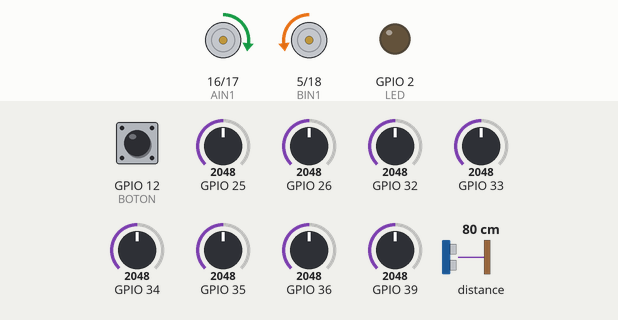
This sketch was run on a simulated ESP32. On the bench: motor-driver pin pairs drawn as motors (green arrow = first pin HIGH = forward, orange = second pin HIGH = backward, longer = more drive, scaled by the enable pin), output pins drawn as LEDs (lit = HIGH). The inputs (shaded band) are chosen by the test bench; at power-on: distance to the obstacle 80 cm, GPIO 12 (BOTON) HIGH, GPIO 25 = 2048, GPIO 26 = 2048, GPIO 32 = 2048, GPIO 33 = 2048, GPIO 34 = 2048, GPIO 35 = 2048, GPIO 36 = 2048, GPIO 39 = 2048. The echo pulse lasts 58.3 µs per cm; what the sketch prints to the serial monitor is not drawn.

Above: at 6.7 s.
6.8 s: distance to the obstacle set to 6 cm
8.3 s: distance to the obstacle set to 3 cm
At 9.3 s:
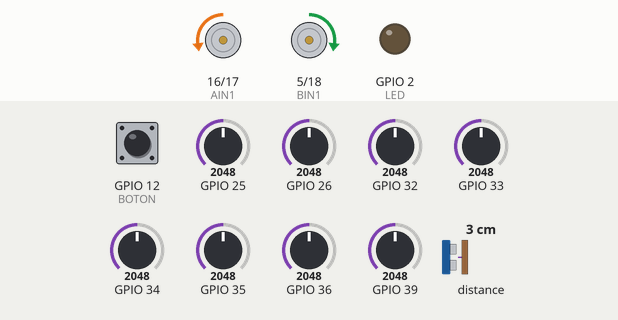
At 10.4 s:
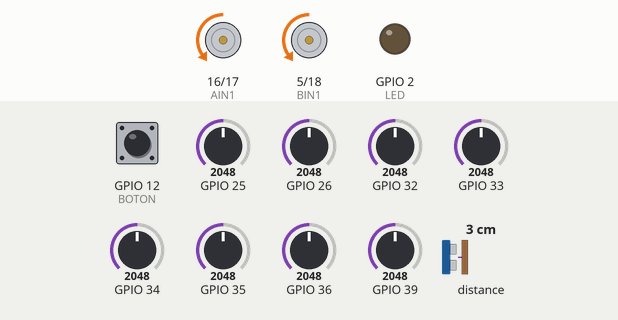
Timing chart, 0 to 20.5 s (numbered marks = the images above; inputs shaded):
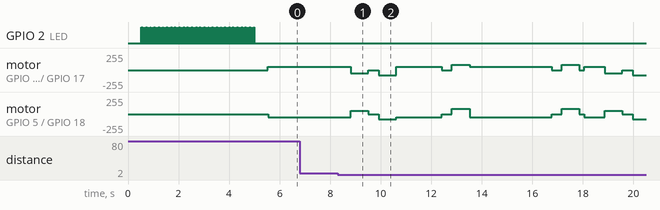

The sketch:

SigueAuto.ino
```cpp
/********************************************************************

  Por: Ccris01 (ChileCris2011) para el equipo 'Tres absoluto (|3|)'

  Auto V1.2              Espressif ESP32: V2.0.14 (3.x no funciona)

*********************************************************************/

#include "Pines.h"

#include <Wire.h>
#include <Adafruit_VL53L0X.h>
#include <QTRSensors.h>

// Frecuencia y resolución de los canales PWM (ledC)
const int frecuencia = 5000;
const int resolution = 8;

// Flags de guardado de dirección en los cuadrados
int primerCuadrado = -1;
int segundoCuadrado = -1;

// Flag para guardar el estado del cuadrado actual, o si no se está en uno
int inCuadrado = -1;

// Configura por donde se evadirá un objeto si es detectado
const int evadirHacia = 0;  // 0 Izquierda | 1 Derecha

// Declaración del sensor QTR
QTRSensors qtr;

const uint8_t SensorCount = 8;
uint16_t sensorValues[SensorCount];
int ultimaPosicion = 0;

// Variable para guardar los umbrales de cada sensor QTR
int umbral[SensorCount];

// Declaración del sensor láser (L0X)
Adafruit_VL53L0X lox = Adafruit_VL53L0X();

void setup() {
  // Inicializaión de la comunicación serial
  Serial.begin(115200);

  // Inicialización de motores y puente h
  inicializarMotores();

  // Configuración del sensor QTR
  qtr.setTypeAnalog();
  qtr.setSensorPins((const uint8_t[]){ 36, 39, 34, 35, 32, 33, 25, 26 }, SensorCount);
  qtr.setEmitterPin(27);

  // Inicialización del LED integrado
  pinMode(LED, OUTPUT);
  digitalWrite(LED, LOW);

  // Configuración del sensor láser (L0X)
  if (!lox.begin()) {
    Serial.println(F("¡Error de inicio de V53L0X! Verifica las conexiones."));
    while (1) {
      digitalWrite(LED, HIGH);
      delay(1000);
      digitalWrite(LED, LOW);  // Detiene el programa si no se puede inicializar el sensor
      delay(500);
    }
  }

  Serial.println(F("VL53L0X iniciado correctamente"));

  // Espera al botón para la calibración
  while (digitalRead(BOTON) == 0) {}
  delay(500);

  // Empieza a girar sobre su eje
  //Motor(-100, 100);

  // Calibración de los sensores QTR para seguir la línea
  for (int i = 0; i < 100; i++) {
    qtr.calibrate();
    digitalWrite(LED, HIGH);
    delay(10);
    digitalWrite(LED, LOW);
    delay(10);
  }

  // Se detiene el robot
  Motor(0, 0);

  // Configuración del umbral manual para cada sensor
  for (int i = 0; i < SensorCount; i++) {
    umbral[i] = (qtr.calibrationOn.minimum[i] + qtr.calibrationOn.maximum[i]) / 2;
  }

  while (digitalRead(BOTON) == 0) {}
  delay(500);
  // Recordar poner el robot mirando hacia atrás, ya que en la caliración quedará mirando para el otro lado y empezará automáticamente
}

void loop() {

  ///////////////////////////////// Obstáculo /////////////////////////////////

  VL53L0X_RangingMeasurementData_t measure;  // Declara la variable para almacenar los datos de la medición

  // Realiza la medición de distancia y almacena los resultados en la variable 'measure'
  lox.rangingTest(&measure, false);

  if (measure.RangeStatus != 4) {
    if (measure.RangeMilliMeter < 50) {  // Detecta un objeto (~5cm)
      Motor(-50, -50);                   // Retrocede para no golpear el objeto al girar
      delay(700);
      Motor(0, 0);
      delay(200);
      girar(evadirHacia);  // Gira hacia el lado indicado en 'evadirHacia'
      Motor(50, 50);
      delay(1800);  // Avanza
      Motor(0, 0);
      delay(200);
      girar(evadirHacia + 1);  // Gira hacia el lado contrario (No explicaré como funciona ésto. Solo funciona)
      Motor(50, 50);
      delay(3250);  // Avanza
      Motor(0, 0);
      delay(200);
      girar(evadirHacia + 1);  // Gira hacia el lado contrario (Basicamente tiene que ver con la forma en la que se maneja la función)
      while (sensorValues[3] < umbral[3] || sensorValues[4] < umbral[4]) {  // Avanza hasta detectar la línea
        qtr.read(sensorValues);
        Motor(50, 50);
      }
      Motor(0, 0);
      delay(200);
      Motor(50, 50);  // Avanza un poco para girar bien
      delay(250);
      qtr.read(sensorValues);
      while (sensorValues[4] < umbral[4]) {
        qtr.read(sensorValues);
        girar(evadirHacia);  // Gira hasta acomodarse en la línea
      }
    }
  }

  ///////////////////////////////// Giros 90 | Intersecciones /////////////////////////////////

  qtr.read(sensorValues);
  if (sensorValues[0] < umbral[0] && sensorValues[1] < umbral[1] && sensorValues[2] < umbral[2] && sensorValues[3] < umbral[3] && sensorValues[4] < umbral[4] && sensorValues[5] > umbral[5] && sensorValues[6] > umbral[6] && sensorValues[7] > umbral[7]) {
    interseccion();  // Intersección
  } else if (sensorValues[0] > umbral[0] && sensorValues[1] > umbral[1] && sensorValues[2] > umbral[2] && sensorValues[3] > umbral[3] && sensorValues[4] > umbral[4]) {
    giros(0);  // Izquierda
  } else if (sensorValues[7] > umbral[7] && sensorValues[6] > umbral[6] && sensorValues[5] > umbral[5] && sensorValues[4] > umbral[4] && sensorValues[3] > umbral[3]) {
    giros(1);  // Derecha
  }

  ///////////////////////////////// Corrección /////////////////////////////////

  // Verificar si todos los sensores están "apagados" (sin línea)
  bool sinLinea = true;
  for (uint8_t i = 0; i < SensorCount; i++) {
    if (sensorValues[i] > umbral[i]) {
      sinLinea = false;
      break;
    }
  }

  int posicion;
  if (sinLinea) {  // No hay línea
    if (ultimaPosicion > 240) {
      posicion = 255;
    } else if (ultimaPosicion < -240) {  // Trata de corregir la posición según la última lectura
      posicion = -255;
    } else {
      posicion = 0;  // línea perdida sin dirección clara
    }
  }

  ///////////////////////////////// Sigue Líneas /////////////////////////////////

  else { // Sí tenemos línea
    posicion = qtr.readLineBlack(sensorValues);
    posicion = map(posicion, 0, 7000, -1000, 1000); // Se mapea a un valor entre -255 y 255 (No se que pasa aqui)
    posicion = constrain(posicion, -255, 255);
    ultimaPosicion = posicion;
  }

  if (posicion >= -50 && posicion <= 50) {
    Motor(50, 50);
  } else if (posicion < -50 && posicion > -150) {
    Motor(0, 100);
  } else if (posicion > 50 && posicion < 150) {
    Motor(100, 0);
  } else if (posicion > 150) {  // Sigue la línea
    Motor(150, 0);
  } else if (posicion < -150) {
    Motor(0, 150);
  }
}
```

Motores.ino
```cpp
// Función inicialización de puente h

void inicializarMotores() {
  pinMode(BIN2, OUTPUT);
  pinMode(BIN1, OUTPUT);
  ledcSetup(1, frecuencia, resolution);
  ledcAttachPin(PWMB, 1);
  pinMode(AIN1, OUTPUT);
  pinMode(AIN2, OUTPUT);
  ledcSetup(0, frecuencia, resolution);
  ledcAttachPin(PWMA, 0);
}

// Función accionamiento motor izquierdo
void Motoriz(int value) {
  if (value >= 0) {
    digitalWrite(BIN1, LOW);
    digitalWrite(BIN2, HIGH);
  } else {
    digitalWrite(BIN1, HIGH);
    digitalWrite(BIN2, LOW);
    value *= -1;
  }
  ledcWrite(1, value);
}

// Función accionamiento motor derecho
void Motorde(int value) {
  if (value >= 0) {
    digitalWrite(AIN1, HIGH);
    digitalWrite(AIN2, LOW);
  } else {
    digitalWrite(AIN1, LOW);
    digitalWrite(AIN2, HIGH);
    value *= -1;
  }
  ledcWrite(0, value);
}

// Accionamiento de motores
void Motor(int left, int righ) {
  Motoriz(left);
  Motorde(righ);
}

// Función para girar el robot
void girar(int direccion) {
  if (direccion == 1) {
    Motor(0, 0);
    delay(200);
    Motor(-80, 80);  // giro der
    delay(700);
  } else {
    Motor(0, 0);
    delay(200);
    Motor(80, -80);  // giro izq
    delay(700);
  }
}
```

Pines.h
```cpp
#define AIN1 16  // 18
#define AIN2 17  // 5
#define PWMA 4   // 19

#define BIN1 5   // 17
#define BIN2 18  // 16
#define PWMB 19  // 4

#define BOTON 12  // 12

#define LED 2

//VERDE ADELANTE
```

Seguidor.ino
```cpp
//Función de manejo de intersecciones
void interseccion() {
  Motor(50, 50);
  delay(500);  // Avanza para leer adelante
  Motor(0, 0);
  qtr.read(sensorValues);
  if (sensorValues[3] < umbral[3] && sensorValues[4] < umbral[4]) {  // Hay blanco después de la intersección
    if (primerCuadrado == -1 && segundoCuadrado == -1) {             // No tenemos ningúna marca cuadrada (no hay más cuadrados)
      Motor(0, 0);
      for (int i = 0; i < 3; i++) {  // Se detiene y hace el juego de luces (Meta)
        delay(200);
        digitalWrite(LED, LOW);
        delay(200);
        digitalWrite(LED, HIGH);  // Si, es a propósito para dejar el led encendido
      }
      while (digitalRead(BOTON) == 0) {}  // Espera al botón para seguir si es necesario
      delay(500);
      loop();  // Para evitar seguir con la función
    }
    // (No pasará aqui si ya llegó a la meta, así que nos ahorramos un else)
    // Aquí es que estamos entrando hacia un cuadrado
    if (primerCuadrado >= 0) {  // Se ha guardado una primera marca
      girar(primerCuadrado);
      inCuadrado = primerCuadrado;  // Gira hacia donde indica la marca y se guarda por donde se entró
    } else {                        // Si no hay primera marca y antes ya se verificó que ninguna esté vacía, entonces hay segunda marca
      girar(segundoCuadrado);
      inCuadrado = segundoCuadrado;  // Gira hacia donde indica segunda la marca y se guarda por donde se entró
    }
  }
}

//Función de manejo de giros de 90°
void giros(int direccion) {
  // Para verificar si no se ha leído primero un giro en vez de una intersección (por si llegamos chuecos)
  for (int i = 0; i < 250; i++) {
    if (direccion == 1) {  // Si la marca es a la derecha, se acomoda un poco a la derecha
      Motor(50, 0);
      qtr.read(sensorValues);             // Se lee el sensor del extremo izquierdo
      if (sensorValues[0] > umbral[0]) {  // Efectivamente, era una intersección
        interseccion();                   // Se maneja como intersección
        return;                           // Vuelve al código principal
      }
    } else {  // Si la marca es a la izquierda, se acomoda un poco a la izquierda
      Motor(0, 50);
      qtr.read(sensorValues);             // Se lee el sensor del extremo derecho
      if (sensorValues[7] > umbral[7]) {  // Efectivamente, era una intersección
        interseccion();                   // Se maneja como intersección
        return;                           // Vuelve al código principal
      }
    }
  }  // Si aún sigue aquí, es que no era una intersección
  Motor(50, 50);
  delay(500);  // Avanza para leer adelante
  Motor(0, 0);
  qtr.read(sensorValues);
  if (sensorValues[3] < umbral[3] && sensorValues[4] < umbral[4]) {  // No hay nada
    girar(direccion);                                                // No hay (o no deberia haber) problema en girar nada mas

  } else {  // Hay alguna línea delante

    // (Los saltos de línea son para la indentación de los comentarios)

    if (inCuadrado == -1) {  // No estamos dentro de un cuadrado
      // Entonces se indica una marca
      if (primerCuadrado >= 0) {
        segundoCuadrado = direccion;  // Si ya guardamos una, se guarda en la segunda
      } else {
        primerCuadrado = direccion;  // Sino, se guarda en la primera
      }
    } else {  // Estamos en un cuadrado, por tanto es una salida
      if (inCuadrado == direccion) {
        inCuadrado = -1;  // Si es la misma dirección por la que entramos, entonces la salida está bien
        girar(direccion);
      } else { // Detectamos una linea al lado contrario por el que entramos
        // Muy improbable, pero ha sucedido al tener la salida en una esquina del cuadrado en vez de en medio de este
        Motor(50, 50);
        delay(500);  // En ese caso, se pasa de largo
        Motor(0, 0);
      }
    }
  }
}
```

Measured:
- the behaviour switches between 5 and 4 cm on distance to the obstacle (found by bisection; images 0 and 1)
